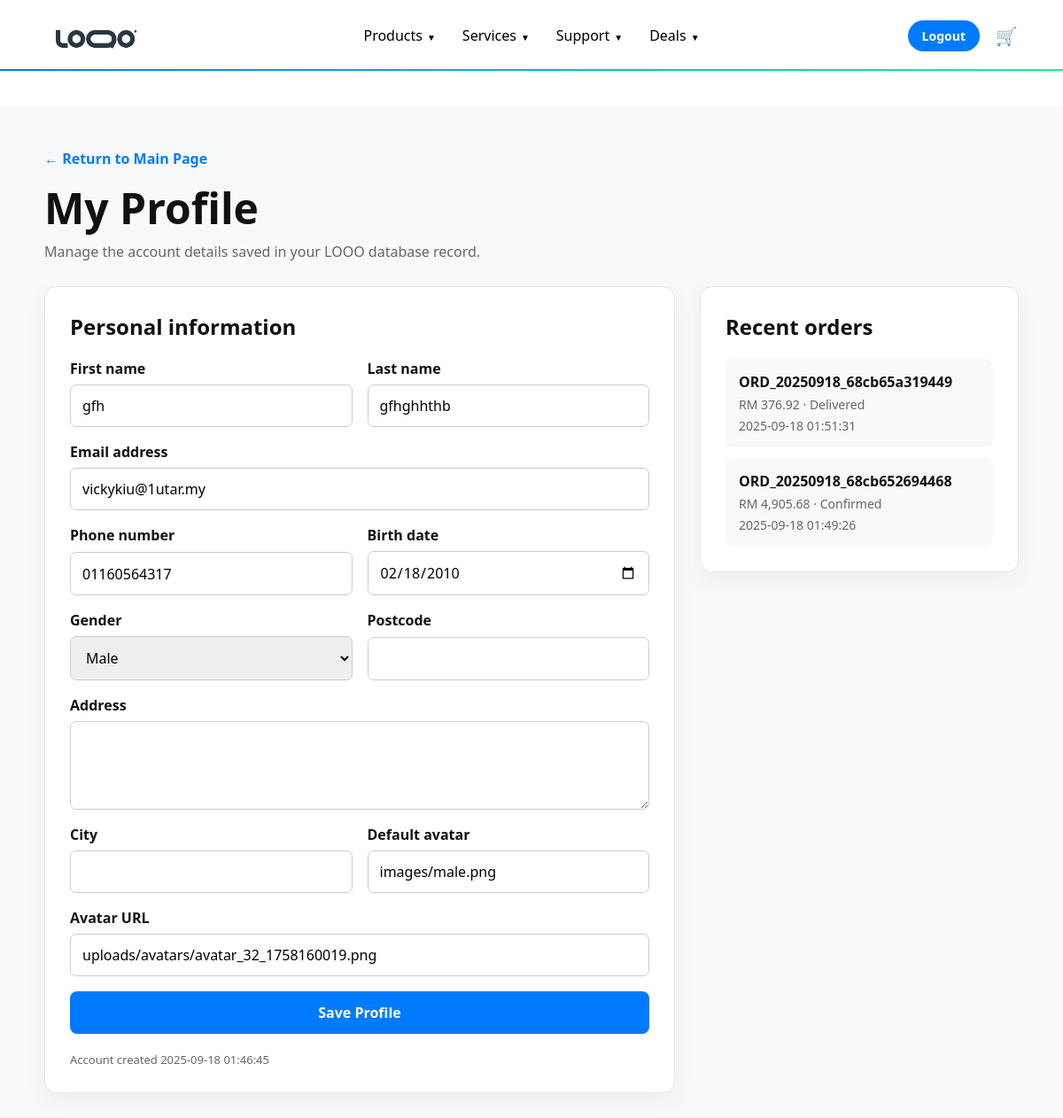
The app's page /profile.php (signed in) with its own data.
### tables this page shows
CREATE TABLE IF NOT EXISTS `users` (
  `id` int NOT NULL AUTO_INCREMENT,
  `first_name` varchar(50) NOT NULL,
  `last_name` varchar(50) NOT NULL,
  `email` varchar(100) NOT NULL,
  `password` varchar(255) NOT NULL,
  `phone` varchar(20) DEFAULT NULL,
  `birth_date` date DEFAULT NULL,
  `address` text,
  `city` varchar(50) DEFAULT NULL,
  `postal_code` varchar(10) DEFAULT NULL,
  `avatar_url` varchar(255) DEFAULT NULL,
  `created_at` timestamp NULL DEFAULT CURRENT_TIMESTAMP,
  `updated_at` timestamp NULL DEFAULT CURRENT_TIMESTAMP ON UPDATE CURRENT_TIMESTAMP,
  `gender` enum('male','female') DEFAULT NULL,
  `default_avatar` varchar(255) DEFAULT NULL,
  PRIMARY KEY (`id`),
  UNIQUE KEY `email` (`email`),
  KEY `idx_users_gender` (`gender`)
);

CREATE TABLE IF NOT EXISTS `orders` (
  `id` int NOT NULL AUTO_INCREMENT,
  `order_number` varchar(50) NOT NULL,
  `user_id` int NOT NULL,
  `total_amount` decimal(10,2) NOT NULL,
  `shipping_address` text NOT NULL,
  `payment_method` enum('credit_card','debit_card','fpx','ewallet','cash_on_delivery') DEFAULT 'credit_card',
  `payment_status` enum('pending','paid','failed') DEFAULT 'pending',
  `status` enum('pending','confirmed','processing','shipped','delivered','cancelled') DEFAULT 'pending',
  `notes` text,
  `created_at` timestamp NULL DEFAULT CURRENT_TIMESTAMP,
  `updated_at` timestamp NULL DEFAULT CURRENT_TIMESTAMP ON UPDATE CURRENT_TIMESTAMP,
  PRIMARY KEY (`id`),
  UNIQUE KEY `order_number` (`order_number`),
  KEY `user_id` (`user_id`)
);

### profile.php (the view, shortened to what this page needs)
<?php
require_once 'config.php';
$userId = (int)$_SESSION['user_id'];
$statement = $pdo->prepare('SELECT id, first_name, last_name, email, phone, birth_date, address, city, postal_code, avatar_url, created_at, updated_at, gender, default_avatar FROM users WHERE id = ?');
$statement->execute([$userId]);
$user = $statement->fetch();
$orderStatement = $pdo->prepare('SELECT order_number, total_amount, payment_status, status, created_at FROM orders WHERE user_id = ? ORDER BY created_at DESC LIMIT 10');
$orderStatement->execute([$userId]);
$orders = $orderStatement->fetchAll();
function field_value(array $user, string $key): string
{
    return htmlspecialchars((string)($user[$key] ?? ''), ENT_QUOTES, 'UTF-8');
}
?>
<!DOCTYPE html>
<html lang="en">
<head>
    <link rel="stylesheet" href="site-pages.css">
</head>
<body>
    <header class="site-header">
        <div class="header-top">
            <a class="site-logo" href="main page.php" aria-label="LOOO home"><img src="logo.png" alt="LOOO Logo"></a>
            <nav class="site-nav" aria-label="Main navigation"><div class="nav-item"><a href="Products.html">Products</a></div><div class="nav-item"><a href="Customer Services.php">Services</a></div><div class="nav-item"><a href="Technical page.html">Support</a></div><div class="nav-item"><a href="rewards.html">Deals</a></div></nav>
            <div class="header-actions"><a class="login-link" href="logout.php">Logout</a><a class="icon-link" href="Cart.html" aria-label="Cart">&#128722;</a></div>
        </div>
    </header>
    <main class="profile-page">
        <div class="profile-heading"><a href="main page.php">← Return to Main Page</a><h1>My Profile</h1><p>Manage the account details saved in your LOOO database record.</p></div>
        <div class="profile-layout">
            <section class="profile-card"><h2>Personal information</h2>
                <form class="profile-form" method="post">
                    <div class="field"><label for="first_name">First name</label><input id="first_name" name="first_name" value="<?php echo field_value($user, 'first_name'); ?>" required></div>
                    <div class="field"><label for="last_name">Last name</label><input id="last_name" name="last_name" value="<?php echo field_value($user, 'last_name'); ?>" required></div>
                    <div class="field full"><label for="email">Email address</label><input id="email" name="email" type="email" value="<?php echo field_value($user, 'email'); ?>" required></div>
                    <div class="field"><label for="phone">Phone number</label><input id="phone" name="phone" value="<?php echo field_value($user, 'phone'); ?>"></div>
                    <div class="field"><label for="birth_date">Birth date</label><input id="birth_date" name="birth_date" type="date" value="<?php echo field_value($user, 'birth_date'); ?>"></div>
                    <div class="field"><label for="gender">Gender</label><select id="gender" name="gender"><option value="male" <?php echo $user['gender'] === 'male' ? 'selected' : ''; ?>>Male</option></select></div>
                    <div class="field"><label for="postal_code">Postcode</label><input id="postal_code" name="postal_code" value="<?php echo field_value($user, 'postal_code'); ?>"></div>
                    <div class="field full"><label for="address">Address</label><textarea id="address" name="address"><?php echo field_value($user, 'address'); ?></textarea></div>
                    <div class="field"><label for="city">City</label><input id="city" name="city" value="<?php echo field_value($user, 'city'); ?>"></div>
                    <div class="field"><label for="default_avatar">Default avatar</label><input id="default_avatar" name="default_avatar" value="<?php echo field_value($user, 'default_avatar'); ?>" placeholder="avatar-1"></div>
                    <div class="field full"><label for="avatar_url">Avatar URL</label><input id="avatar_url" name="avatar_url" type="url" value="<?php echo field_value($user, 'avatar_url'); ?>" placeholder="https://"></div>
                    <button class="save-btn" type="submit">Save Profile</button>
                </form>
                <p class="account-meta">Account created <?php echo htmlspecialchars((string)$user['created_at'], ENT_QUOTES, 'UTF-8'); ?></p>
            </section>
            <aside class="profile-card"><h2>Recent orders</h2><div class="orders">
                <?php if ($orders): foreach ($orders as $order): ?>
                    <article class="order"><strong><?php echo htmlspecialchars($order['order_number'], ENT_QUOTES, 'UTF-8'); ?></strong><span>RM <?php echo number_format((float)$order['total_amount'], 2); ?> · <?php echo htmlspecialchars(ucfirst($order['status']), ENT_QUOTES, 'UTF-8'); ?></span><span><?php echo htmlspecialchars((string)$order['created_at'], ENT_QUOTES, 'UTF-8'); ?></span></article>
                <?php endforeach; else: ?><p class="empty">No orders yet. Products added to your account cart will appear here after checkout.</p><?php endif; ?>
            </div></aside>
        </div>
    </main>
</body>
</html>

### site-pages.css (style rules this page uses)
* { margin: 0; padding: 0; box-sizing: border-box; font-family: 'Segoe UI', Tahoma, Geneva, Verdana, sans-serif; }
:root { --blue: #007bff; --blue-dark: #0056b3; --ink: #111111; --muted: #666666; --line: #e8e8e8; --surface: #f8f9fa; --success: #198754; --danger: #dc3545; }
html { scroll-behavior: smooth; }
body { color: var(--ink); background: white; }
button, input, select, textarea { font: inherit; }
a { color: inherit; }
.site-header { padding: 20px 50px; position: relative; background: white; }
.header-top { min-height: 40px; margin-bottom: 40px; display: flex; justify-content: center; align-items: center; position: relative; }
.header-top::after { content: ''; position: absolute; bottom: -20px; left: 0; width: 100vw; height: 2px; margin-left: calc(-50vw + 50%); background: linear-gradient(90deg, #007bff, #00ff88, #ff6b6b, #007bff); background-size: 300% 100%; animation: rotateBorder 3s linear infinite; }
.site-logo { position: absolute; left: 0; display: flex; align-items: center; }
.site-logo img { display: block; height: 40px; width: auto; }
.site-nav { display: flex; gap: 30px; justify-content: center; }
.nav-item { position: relative; }
.nav-item > a { display: inline-block; padding: 7px 0; color: black; text-decoration: none; position: relative; }
.nav-item > a::after { content: '▼'; margin-left: 5px; font-size: 10px; }
.header-actions { position: absolute; right: 0; display: flex; gap: 16px; align-items: center; }
.login-link { padding: 8px 16px; color: white; background: var(--blue); border-radius: 20px; text-decoration: none; font-size: 14px; font-weight: 600; transition: background 0.2s ease, transform 0.2s ease; }
.icon-link { min-width: 28px; color: black; text-decoration: none; font-size: 20px; text-align: center; }

### profile.php (style rules this page uses)
body { background: #f8f9fa; }
.profile-page { width: min(1100px, calc(100% - 40px)); margin: 0 auto; padding: 48px 0 70px; }
.profile-heading { margin-bottom: 28px; }
.profile-heading a { color: #007bff; text-decoration: none; font-weight: 700; }
.profile-heading h1 { margin: 12px 0 6px; font-size: clamp(34px, 5vw, 48px); }
.profile-heading p { color: #666; }
.profile-layout { display: grid; grid-template-columns: minmax(0, 1fr) 360px; gap: 28px; align-items: start; }
.profile-card { padding: 28px; background: #fff; border: 1px solid #e7e7e7; border-radius: 14px; box-shadow: 0 8px 24px rgba(0,0,0,.05); }
.profile-card h2 { margin-bottom: 20px; }
.profile-form { display: grid; grid-template-columns: 1fr 1fr; gap: 17px; }
.field { display: grid; gap: 7px; }
.field.full { grid-column: 1 / -1; }
.field label { font-weight: 700; }
.field input, .field select, .field textarea { width: 100%; padding: 12px 13px; border: 1px solid #ccc; border-radius: 7px; font: inherit; }
.field textarea { min-height: 100px; resize: vertical; }
.save-btn { grid-column: 1 / -1; min-height: 48px; color: #fff; background: #007bff; border: 0; border-radius: 8px; cursor: pointer; font-weight: 800; }
.orders { display: grid; gap: 12px; }
.order { padding: 15px; background: #f8f9fa; border-radius: 9px; }
.order strong, .order span { display: block; }
.order span { margin-top: 5px; color: #666; font-size: 14px; }
.account-meta { margin-top: 20px; color: #666; font-size: 13px; }

### records on screen
users: first_name "gfh", last_name "gfhghhthb", email "vickykiu@1utar.my", phone "01160564317", birth_date "02/18/2010", gender "Male", default_avatar "images/male.png", avatar_url "uploads/avatars/avatar_32_1758160019.png", created_at "2025-09-18 01:46:45"
orders: order_number "ORD_20250918_68cb65a319449", total_amount "376.92", status "Delivered", created_at "2025-09-18 01:51:31"
orders: order_number "ORD_20250918_68cb652694468", total_amount "4,905.68", status "Confirmed", created_at "2025-09-18 01:49:26"
